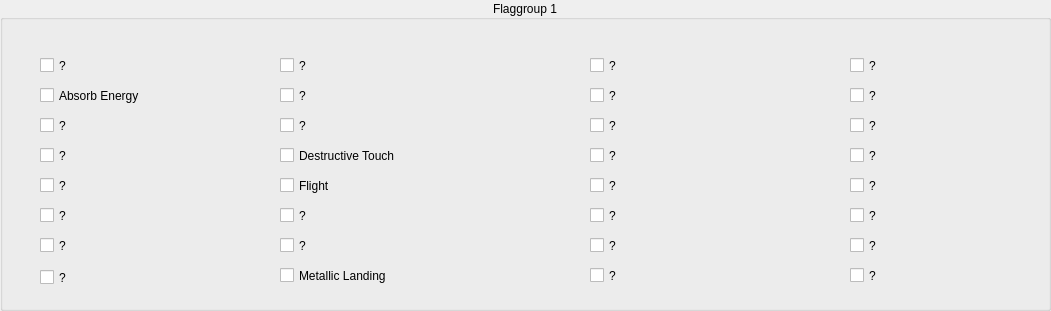
   <widget class="QGroupBox" name="FlagGroup_1">
    <property name="geometry">
     <rect>
      <x>20</x>
      <y>60</y>
      <width>1051</width>
      <height>311</height>
     </rect>
    </property>
    <property name="title">
     <string>Flaggroup 1</string>
    </property>
    <property name="alignment">
     <set>Qt::AlignCenter</set>
    </property>
    <widget class="QCheckBox" name="Flag_1_1">
     <property name="geometry">
      <rect>
       <x>40</x>
       <y>50</y>
       <width>171</width>
       <height>31</height>
      </rect>
     </property>
     <property name="toolTip">
      <string>&lt;html&gt;&lt;head/&gt;&lt;body&gt;&lt;p&gt;Unknown Flag.&lt;/p&gt;&lt;/body&gt;&lt;/html&gt;</string>
     </property>
     <property name="text">
      <string>?</string>
     </property>
    </widget>
    <widget class="QCheckBox" name="Flag_1_8">
     <property name="geometry">
      <rect>
       <x>40</x>
       <y>262</y>
       <width>171</width>
       <height>31</height>
      </rect>
     </property>
     <property name="text">
      <string>?</string>
     </property>
    </widget>
    <widget class="QCheckBox" name="Flag_1_3">
     <property name="geometry">
      <rect>
       <x>40</x>
       <y>110</y>
       <width>171</width>
       <height>31</height>
      </rect>
     </property>
     <property name="text">
      <string>?</string>
     </property>
    </widget>
    <widget class="QCheckBox" name="Flag_1_6">
     <property name="geometry">
      <rect>
       <x>40</x>
       <y>200</y>
       <width>171</width>
       <height>31</height>
      </rect>
     </property>
     <property name="text">
      <string>?</string>
     </property>
    </widget>
    <widget class="QCheckBox" name="Flag_1_4">
     <property name="geometry">
      <rect>
       <x>40</x>
       <y>140</y>
       <width>171</width>
       <height>31</height>
      </rect>
     </property>
     <property name="text">
      <string>?</string>
     </property>
    </widget>
    <widget class="QCheckBox" name="Flag_1_7">
     <property name="geometry">
      <rect>
       <x>40</x>
       <y>230</y>
       <width>171</width>
       <height>31</height>
      </rect>
     </property>
     <property name="text">
      <string>?</string>
     </property>
    </widget>
    <widget class="QCheckBox" name="Flag_1_5">
     <property name="geometry">
      <rect>
       <x>40</x>
       <y>170</y>
       <width>171</width>
       <height>31</height>
      </rect>
     </property>
     <property name="text">
      <string>?</string>
     </property>
    </widget>
    <widget class="QCheckBox" name="Flag_1_2">
     <property name="geometry">
      <rect>
       <x>40</x>
       <y>80</y>
       <width>171</width>
       <height>31</height>
      </rect>
     </property>
     <property name="toolTip">
      <string>Checks if you can absorb Ki Blasts and Ki-Based Blast 2s/Ultimates.</string>
     </property>
     <property name="text">
      <string>Absorb Energy</string>
     </property>
    </widget>
    <widget class="QCheckBox" name="Flag_1_9">
     <property name="geometry">
      <rect>
       <x>280</x>
       <y>50</y>
       <width>171</width>
       <height>31</height>
      </rect>
     </property>
     <property name="sizePolicy">
      <sizepolicy hsizetype="Minimum" vsizetype="Fixed">
       <horstretch>0</horstretch>
       <verstretch>0</verstretch>
      </sizepolicy>
     </property>
     <property name="text">
      <string>?</string>
     </property>
    </widget>
    <widget class="QCheckBox" name="Flag_1_10">
     <property name="geometry">
      <rect>
       <x>280</x>
       <y>80</y>
       <width>171</width>
       <height>31</height>
      </rect>
     </property>
     <property name="sizePolicy">
      <sizepolicy hsizetype="Minimum" vsizetype="Fixed">
       <horstretch>0</horstretch>
       <verstretch>0</verstretch>
      </sizepolicy>
     </property>
     <property name="text">
      <string>?</string>
     </property>
    </widget>
    <widget class="QCheckBox" name="Flag_1_11">
     <property name="geometry">
      <rect>
       <x>280</x>
       <y>110</y>
       <width>171</width>
       <height>31</height>
      </rect>
     </property>
     <property name="sizePolicy">
      <sizepolicy hsizetype="Minimum" vsizetype="Fixed">
       <horstretch>0</horstretch>
       <verstretch>0</verstretch>
      </sizepolicy>
     </property>
     <property name="text">
      <string>?</string>
     </property>
    </widget>
    <widget class="QCheckBox" name="Flag_1_12">
     <property name="geometry">
      <rect>
       <x>280</x>
       <y>140</y>
       <width>171</width>
       <height>31</height>
      </rect>
     </property>
     <property name="sizePolicy">
      <sizepolicy hsizetype="Minimum" vsizetype="Fixed">
       <horstretch>0</horstretch>
       <verstretch>0</verstretch>
      </sizepolicy>
     </property>
     <property name="toolTip">
      <string>Checks if you can break objects by touching them.</string>
     </property>
     <property name="text">
      <string>Destructive Touch</string>
     </property>
    </widget>
    <widget class="QCheckBox" name="Flag_1_13">
     <property name="geometry">
      <rect>
       <x>280</x>
       <y>170</y>
       <width>171</width>
       <height>31</height>
      </rect>
     </property>
     <property name="sizePolicy">
      <sizepolicy hsizetype="Minimum" vsizetype="Fixed">
       <horstretch>0</horstretch>
       <verstretch>0</verstretch>
      </sizepolicy>
     </property>
     <property name="toolTip">
      <string>Checks if you can fly (0 = Flying, 1 = Non-Flying).</string>
     </property>
     <property name="text">
      <string>Flight</string>
     </property>
    </widget>
    <widget class="QCheckBox" name="Flag_1_14">
     <property name="geometry">
      <rect>
       <x>280</x>
       <y>200</y>
       <width>171</width>
       <height>31</height>
      </rect>
     </property>
     <property name="sizePolicy">
      <sizepolicy hsizetype="Minimum" vsizetype="Fixed">
       <horstretch>0</horstretch>
       <verstretch>0</verstretch>
      </sizepolicy>
     </property>
     <property name="text">
      <string>?</string>
     </property>
    </widget>
    <widget class="QCheckBox" name="Flag_1_15">
     <property name="geometry">
      <rect>
       <x>280</x>
       <y>230</y>
       <width>171</width>
       <height>31</height>
      </rect>
     </property>
     <property name="sizePolicy">
      <sizepolicy hsizetype="Minimum" vsizetype="Fixed">
       <horstretch>0</horstretch>
       <verstretch>0</verstretch>
      </sizepolicy>
     </property>
     <property name="text">
      <string>?</string>
     </property>
    </widget>
    <widget class="QCheckBox" name="Flag_1_16">
     <property name="geometry">
      <rect>
       <x>280</x>
       <y>260</y>
       <width>171</width>
       <height>31</height>
      </rect>
     </property>
     <property name="sizePolicy">
      <sizepolicy hsizetype="Minimum" vsizetype="Fixed">
       <horstretch>0</horstretch>
       <verstretch>0</verstretch>
      </sizepolicy>
     </property>
     <property name="toolTip">
      <string>Checks if you make a metallic noise when you land.</string>
     </property>
     <property name="text">
      <string>Metallic Landing</string>
     </property>
    </widget>
    <widget class="QCheckBox" name="Flag_1_17">
     <property name="geometry">
      <rect>
       <x>590</x>
       <y>50</y>
       <width>171</width>
       <height>31</height>
      </rect>
     </property>
     <property name="sizePolicy">
      <sizepolicy hsizetype="Minimum" vsizetype="Fixed">
       <horstretch>0</horstretch>
       <verstretch>0</verstretch>
      </sizepolicy>
     </property>
     <property name="text">
      <string>?</string>
     </property>
    </widget>
    <widget class="QCheckBox" name="Flag_1_18">
     <property name="geometry">
      <rect>
       <x>590</x>
       <y>80</y>
       <width>171</width>
       <height>31</height>
      </rect>
     </property>
     <property name="sizePolicy">
      <sizepolicy hsizetype="Minimum" vsizetype="Fixed">
       <horstretch>0</horstretch>
       <verstretch>0</verstretch>
      </sizepolicy>
     </property>
     <property name="text">
      <string>?</string>
     </property>
    </widget>
    <widget class="QCheckBox" name="Flag_1_19">
     <property name="geometry">
      <rect>
       <x>590</x>
       <y>200</y>
       <width>171</width>
       <height>31</height>
      </rect>
     </property>
     <property name="sizePolicy">
      <sizepolicy hsizetype="Minimum" vsizetype="Fixed">
       <horstretch>0</horstretch>
       <verstretch>0</verstretch>
      </sizepolicy>
     </property>
     <property name="text">
      <string>?</string>
     </property>
    </widget>
    <widget class="QCheckBox" name="Flag_1_20">
     <property name="geometry">
      <rect>
       <x>590</x>
       <y>230</y>
       <width>171</width>
       <height>31</height>
      </rect>
     </property>
     <property name="sizePolicy">
      <sizepolicy hsizetype="Minimum" vsizetype="Fixed">
       <horstretch>0</horstretch>
       <verstretch>0</verstretch>
      </sizepolicy>
     </property>
     <property name="text">
      <string>?</string>
     </property>
    </widget>
    <widget class="QCheckBox" name="Flag_1_21">
     <property name="geometry">
      <rect>
       <x>590</x>
       <y>110</y>
       <width>171</width>
       <height>31</height>
      </rect>
     </property>
     <property name="sizePolicy">
      <sizepolicy hsizetype="Minimum" vsizetype="Fixed">
       <horstretch>0</horstretch>
       <verstretch>0</verstretch>
      </sizepolicy>
     </property>
     <property name="text">
      <string>?</string>
     </property>
    </widget>
    <widget class="QCheckBox" name="Flag_1_22">
     <property name="geometry">
      <rect>
       <x>590</x>
       <y>140</y>
       <width>171</width>
       <height>31</height>
      </rect>
     </property>
     <property name="sizePolicy">
      <sizepolicy hsizetype="Minimum" vsizetype="Fixed">
       <horstretch>0</horstretch>
       <verstretch>0</verstretch>
      </sizepolicy>
     </property>
     <property name="text">
      <string>?</string>
     </property>
    </widget>
    <widget class="QCheckBox" name="Flag_1_23">
     <property name="geometry">
      <rect>
       <x>590</x>
       <y>170</y>
       <width>171</width>
       <height>31</height>
      </rect>
     </property>
     <property name="sizePolicy">
      <sizepolicy hsizetype="Minimum" vsizetype="Fixed">
       <horstretch>0</horstretch>
       <verstretch>0</verstretch>
      </sizepolicy>
     </property>
     <property name="text">
      <string>?</string>
     </property>
    </widget>
    <widget class="QCheckBox" name="Flag_1_24">
     <property name="geometry">
      <rect>
       <x>590</x>
       <y>260</y>
       <width>171</width>
       <height>31</height>
      </rect>
     </property>
     <property name="sizePolicy">
      <sizepolicy hsizetype="Minimum" vsizetype="Fixed">
       <horstretch>0</horstretch>
       <verstretch>0</verstretch>
      </sizepolicy>
     </property>
     <property name="text">
      <string>?</string>
     </property>
    </widget>
    <widget class="QCheckBox" name="Flag_1_25">
     <property name="geometry">
      <rect>
       <x>850</x>
       <y>50</y>
       <width>171</width>
       <height>31</height>
      </rect>
     </property>
     <property name="sizePolicy">
      <sizepolicy hsizetype="Minimum" vsizetype="Fixed">
       <horstretch>0</horstretch>
       <verstretch>0</verstretch>
      </sizepolicy>
     </property>
     <property name="text">
      <string>?</string>
     </property>
    </widget>
    <widget class="QCheckBox" name="Flag_1_26">
     <property name="geometry">
      <rect>
       <x>850</x>
       <y>80</y>
       <width>171</width>
       <height>31</height>
      </rect>
     </property>
     <property name="sizePolicy">
      <sizepolicy hsizetype="Minimum" vsizetype="Fixed">
       <horstretch>0</horstretch>
       <verstretch>0</verstretch>
      </sizepolicy>
     </property>
     <property name="text">
      <string>?</string>
     </property>
    </widget>
    <widget class="QCheckBox" name="Flag_1_27">
     <property name="geometry">
      <rect>
       <x>850</x>
       <y>110</y>
       <width>171</width>
       <height>31</height>
      </rect>
     </property>
     <property name="sizePolicy">
      <sizepolicy hsizetype="Minimum" vsizetype="Fixed">
       <horstretch>0</horstretch>
       <verstretch>0</verstretch>
      </sizepolicy>
     </property>
     <property name="text">
      <string>?</string>
     </property>
    </widget>
    <widget class="QCheckBox" name="Flag_1_28">
     <property name="geometry">
      <rect>
       <x>850</x>
       <y>140</y>
       <width>171</width>
       <height>31</height>
      </rect>
     </property>
     <property name="sizePolicy">
      <sizepolicy hsizetype="Minimum" vsizetype="Fixed">
       <horstretch>0</horstretch>
       <verstretch>0</verstretch>
      </sizepolicy>
     </property>
     <property name="text">
      <string>?</string>
     </property>
    </widget>
    <widget class="QCheckBox" name="Flag_1_29">
     <property name="geometry">
      <rect>
       <x>850</x>
       <y>170</y>
       <width>171</width>
       <height>31</height>
      </rect>
     </property>
     <property name="sizePolicy">
      <sizepolicy hsizetype="Minimum" vsizetype="Fixed">
       <horstretch>0</horstretch>
       <verstretch>0</verstretch>
      </sizepolicy>
     </property>
     <property name="text">
      <string>?</string>
     </property>
    </widget>
    <widget class="QCheckBox" name="Flag_1_30">
     <property name="geometry">
      <rect>
       <x>850</x>
       <y>200</y>
       <width>171</width>
       <height>31</height>
      </rect>
     </property>
     <property name="sizePolicy">
      <sizepolicy hsizetype="Minimum" vsizetype="Fixed">
       <horstretch>0</horstretch>
       <verstretch>0</verstretch>
      </sizepolicy>
     </property>
     <property name="text">
      <string>?</string>
     </property>
    </widget>
    <widget class="QCheckBox" name="Flag_1_31">
     <property name="geometry">
      <rect>
       <x>850</x>
       <y>230</y>
       <width>171</width>
       <height>31</height>
      </rect>
     </property>
     <property name="sizePolicy">
      <sizepolicy hsizetype="Minimum" vsizetype="Fixed">
       <horstretch>0</horstretch>
       <verstretch>0</verstretch>
      </sizepolicy>
     </property>
     <property name="text">
      <string>?</string>
     </property>
    </widget>
    <widget class="QCheckBox" name="Flag_1_32">
     <property name="geometry">
      <rect>
       <x>850</x>
       <y>260</y>
       <width>171</width>
       <height>31</height>
      </rect>
     </property>
     <property name="sizePolicy">
      <sizepolicy hsizetype="Minimum" vsizetype="Fixed">
       <horstretch>0</horstretch>
       <verstretch>0</verstretch>
      </sizepolicy>
     </property>
     <property name="text">
      <string>?</string>
     </property>
    </widget>
   </widget>
